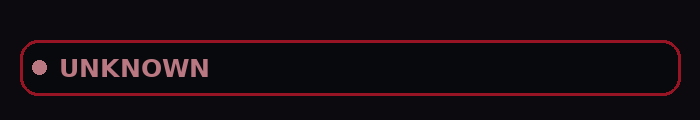

Write the Python code that produced this figure.
import os, json, urllib.request
from pathlib import Path
from datetime import datetime, timezone
from PIL import Image, ImageDraw, ImageFont

PLAYER_ID = 2047491
OUT = Path('site'); OUT.mkdir(exist_ok=True)
key = os.environ.get('TORN_API_KEY', '')
status = 'UNKNOWN'
if key:
    try:
        req = urllib.request.Request(f'https://api.torn.com/v2/user/{PLAYER_ID}/profile', headers={'Authorization':f'ApiKey {key}', 'User-Agent':'ERC-Status-Poster/1.0'})
        with urllib.request.urlopen(req, timeout=20) as response:
            data = json.load(response)
        if 'error' in data: raise RuntimeError(str(data['error']))
        raw = str((data.get('last_action') or {}).get('status', '')).strip().lower()
        if raw in ('online','idle','offline'): status = raw.upper()
        else: print('Unexpected last_action status; displaying UNKNOWN')
    except Exception as exc:
        print(f'API request failed: {type(exc).__name__}; displaying UNKNOWN')

base = Path('poster.png')
if base.exists():
    im = Image.open(base).convert('RGB')
    # Place status within THE COMMAND box on the reference 1024x1536 layout.
    x, y, w, h = (695, 1105, 215, 39)
    sx, sy = im.width / 1024, im.height / 1536
    x,y,w,h = [round(a*b) for a,b in zip((x,y,w,h),(sx,sy,sx,sy))]
else:
    im = Image.new('RGB',(700,120),(12,10,14))
    x,y,w,h = 20,40,660,55

d = ImageDraw.Draw(im)
d.rounded_rectangle((x,y,x+w,y+h),radius=max(4,h//3),fill=(8,9,12),outline=(150,20,35),width=max(1,h//15))
colors={'ONLINE':(80,235,95),'IDLE':(240,185,55),'OFFLINE':(160,165,175),'UNKNOWN':(185,120,130)}
c=colors[status]
r=max(3,h//7)
d.ellipse((x+12,y+h//2-r,x+12+2*r,y+h//2+r),fill=c)
fontpath='/usr/share/fonts/truetype/dejavu/DejaVuSans-Bold.ttf'
font=ImageFont.truetype(fontpath,max(12,int(h*.47)))
d.text((x+25+2*r,y+(h-int(h*.47))//2-2),status,font=font,fill=c)
im.save(OUT/'status.png',optimize=True)
(OUT/'status.json').write_text(json.dumps({'player_id':PLAYER_ID,'status':status,'updated_utc':datetime.now(timezone.utc).isoformat()},indent=2))
print('Generated:',status)
